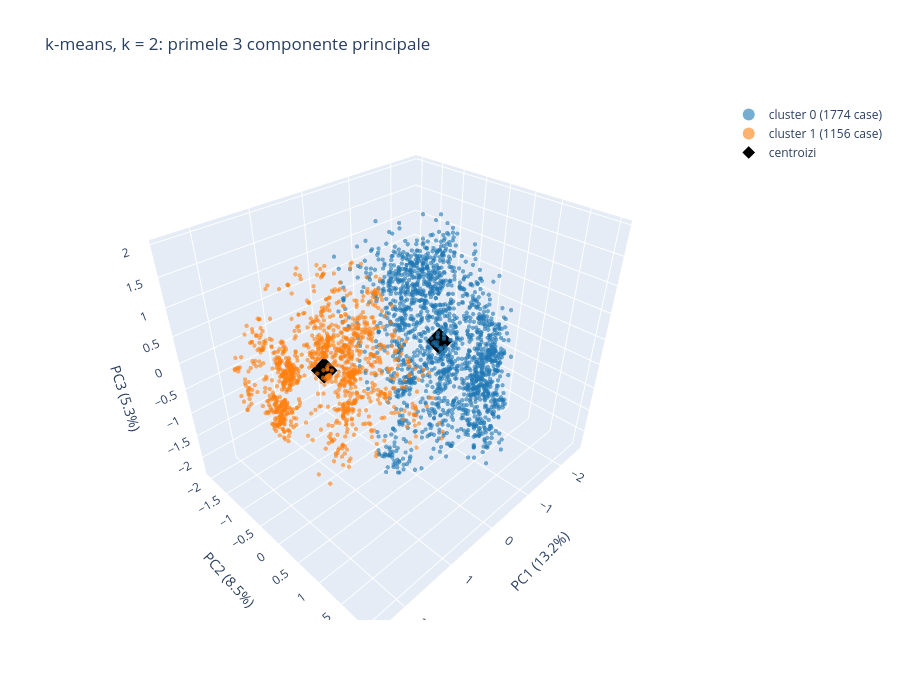
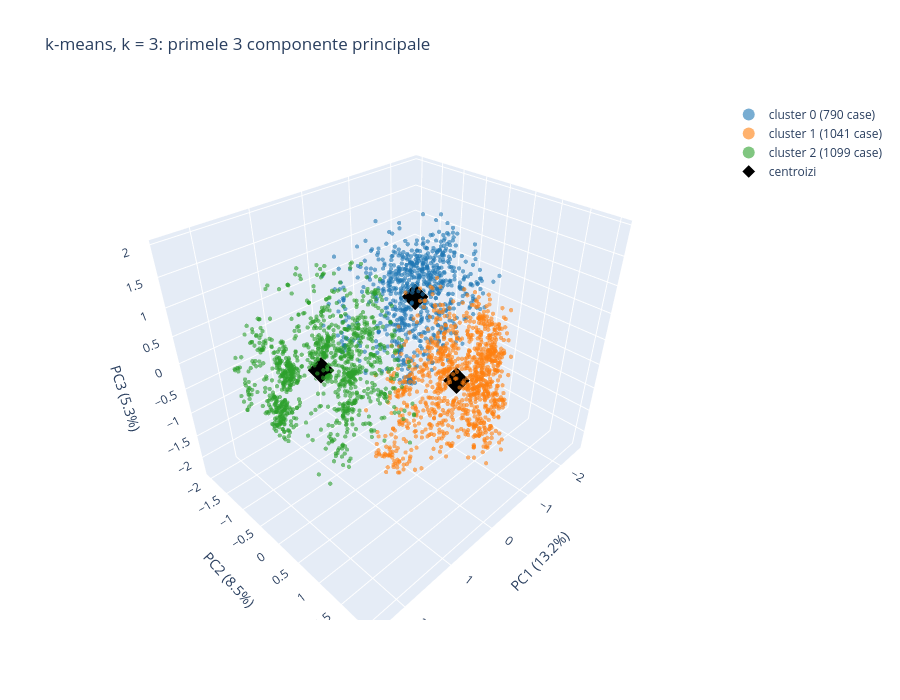
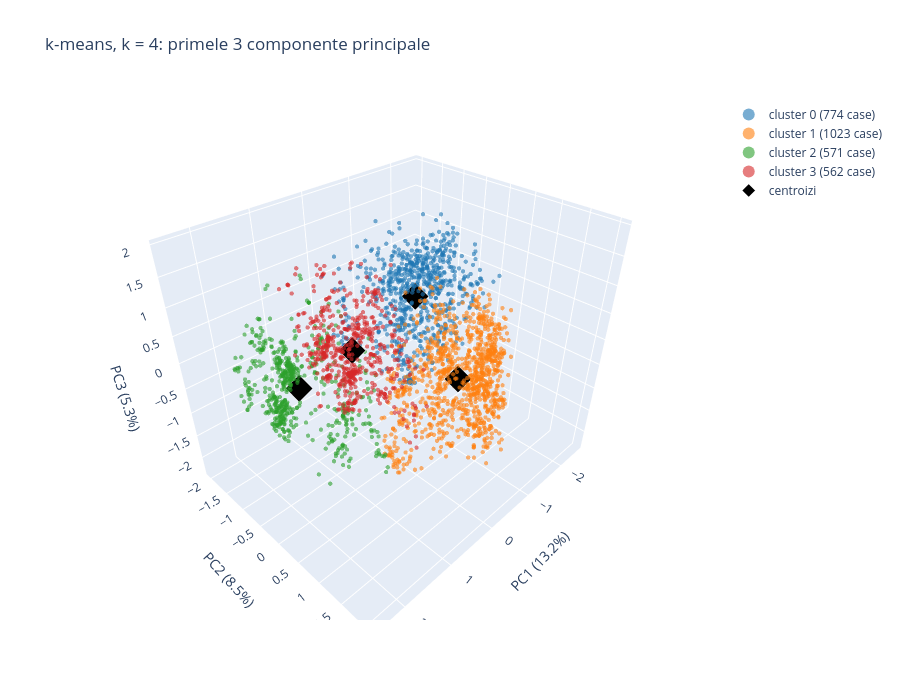

Source (notebook cell) for these figures, in order:
### Markdown cell above
## 3.3 Bonus a: grafice 3D interactive

Desenez primele 3 componente principale pentru k = 2, 3 și 4, cu casele colorate după cluster și centroizii ca romburi negre. Graficele se pot roti și mări, iar la hover apar cartierul, stilul, anul, suprafața și prețul casei. Culorile sunt aceleași ca în graficele 2D de mai sus.

Primele 3 componente explică împreună doar 27% din varianță, deci graficul arată o parte din date.

### Code cell
import plotly.graph_objects as go

TAB10 = ["#1f77b4", "#ff7f0e", "#2ca02c", "#d62728", "#9467bd", "#8c564b", "#e377c2", "#7f7f7f", "#bcbd22", "#17becf"]
evr = B["pca"].explained_variance_ratio_
hover = (raw["Neighborhood"] + " | " + raw["House Style"] + " | built " + raw["Year Built"].astype(str) + " | "
         + raw["Gr Liv Area"].astype(str) + " sqft | $" + raw["SalePrice"].map("{:,.0f}".format)).to_numpy()

def scatter3d_clustere(k):
    km, rm = models[k]["km"], models[k]["remap"]
    cent = km.cluster_centers_[sorted(rm, key=rm.get)]            # centroizii în ordinea clusterelor renumerotate
    fig = go.Figure()
    for c in range(k):
        m = labels[k] == c
        fig.add_trace(go.Scatter3d(x=Z[m, 0], y=Z[m, 1], z=Z[m, 2], mode="markers", name=f"cluster {c} ({m.sum()} case)",
                                   marker=dict(size=2.5, color=TAB10[c], opacity=0.6), text=hover[m], hoverinfo="text"))
    fig.add_trace(go.Scatter3d(x=cent[:, 0], y=cent[:, 1], z=cent[:, 2], mode="markers", name="centroizi",
                               marker=dict(size=9, symbol="diamond", color="black", line=dict(color="white", width=2)),
                               text=[f"centroid cluster {c}" for c in range(k)], hoverinfo="text"))
    fig.update_layout(title=f"k-means, k = {k}: primele 3 componente principale", height=700,
                      scene=dict(xaxis_title=f"PC1 ({evr[0]:.1%})", yaxis_title=f"PC2 ({evr[1]:.1%})",
                                 zaxis_title=f"PC3 ({evr[2]:.1%})"),
                      legend=dict(itemsizing="constant"))
    return fig

figuri_3d = {k: scatter3d_clustere(k) for k in [2, 3, 4]}
for k in [2, 3, 4]:
    figuri_3d[k].show()

### Figure 1 — Plotly figure (JSON) as saved in the notebook; plotly's stock layout.template omitted (floating-point values rounded to 4 significant figures; data arrays with more than 128 entries replaced by an {"elided": "..."} marker saying what was removed)
{"data": [{"hoverinfo": "text", "marker": {"color": "#1f77b4", "opacity": 0.6, "size": 2.5}, "mode": "markers", "name": "cluster 0 (1774 case)", "text": {"elided": "1774 str values"}, "type": "scatter3d", "x": {"elided": "1774 float values"}, "y": {"elided": "1774 float values"}, "z": {"elided": "1774 float values"}}, {"hoverinfo": "text", "marker": {"color": "#ff7f0e", "opacity": 0.6, "size": 2.5}, "mode": "markers", "name": "cluster 1 (1156 case)", "text": {"elided": "1156 str values"}, "type": "scatter3d", "x": {"elided": "1156 float values"}, "y": {"elided": "1156 float values"}, "z": {"elided": "1156 float values"}}, {"hoverinfo": "text", "marker": {"color": "black", "line": {"color": "white", "width": 2}, "size": 9, "symbol": "diamond"}, "mode": "markers", "name": "centroizi", "text": ["centroid cluster 0", "centroid cluster 1"], "type": "scatter3d", "x": [-0.8223, 1.262], "y": [0.1729, -0.2653], "z": [-0.0987, 0.1515]}], "layout": {"height": 700, "legend": {"itemsizing": "constant"}, "scene": {"xaxis": {"title": {"text": "PC1 (13.2%)"}}, "yaxis": {"title": {"text": "PC2 (8.5%)"}}, "zaxis": {"title": {"text": "PC3 (5.3%)"}}}, "title": {"text": "k-means, k = 2: primele 3 componente principale"}}}

### Figure 2 — Plotly figure (JSON) as saved in the notebook; plotly's stock layout.template omitted (floating-point values rounded to 4 significant figures; data arrays with more than 128 entries replaced by an {"elided": "..."} marker saying what was removed)
{"data": [{"hoverinfo": "text", "marker": {"color": "#1f77b4", "opacity": 0.6, "size": 2.5}, "mode": "markers", "name": "cluster 0 (790 case)", "text": {"elided": "790 str values"}, "type": "scatter3d", "x": {"elided": "790 float values"}, "y": {"elided": "790 float values"}, "z": {"elided": "790 float values"}}, {"hoverinfo": "text", "marker": {"color": "#ff7f0e", "opacity": 0.6, "size": 2.5}, "mode": "markers", "name": "cluster 1 (1041 case)", "text": {"elided": "1041 str values"}, "type": "scatter3d", "x": {"elided": "1041 float values"}, "y": {"elided": "1041 float values"}, "z": {"elided": "1041 float values"}}, {"hoverinfo": "text", "marker": {"color": "#2ca02c", "opacity": 0.6, "size": 2.5}, "mode": "markers", "name": "cluster 2 (1099 case)", "text": {"elided": "1099 str values"}, "type": "scatter3d", "x": {"elided": "1099 float values"}, "y": {"elided": "1099 float values"}, "z": {"elided": "1099 float values"}}, {"hoverinfo": "text", "marker": {"color": "black", "line": {"color": "white", "width": 2}, "size": 9, "symbol": "diamond"}, "mode": "markers", "name": "centroizi", "text": ["centroid cluster 0", "centroid cluster 1", "centroid cluster 2"], "type": "scatter3d", "x": [-1.257, -0.4273, 1.308], "y": [-0.803, 0.9053, -0.2803], "z": [0.1816, -0.3168, 0.1695]}], "layout": {"height": 700, "legend": {"itemsizing": "constant"}, "scene": {"xaxis": {"title": {"text": "PC1 (13.2%)"}}, "yaxis": {"title": {"text": "PC2 (8.5%)"}}, "zaxis": {"title": {"text": "PC3 (5.3%)"}}}, "title": {"text": "k-means, k = 3: primele 3 componente principale"}}}

### Figure 3 — Plotly figure (JSON) as saved in the notebook; plotly's stock layout.template omitted (floating-point values rounded to 4 significant figures; data arrays with more than 128 entries replaced by an {"elided": "..."} marker saying what was removed)
{"data": [{"hoverinfo": "text", "marker": {"color": "#1f77b4", "opacity": 0.6, "size": 2.5}, "mode": "markers", "name": "cluster 0 (774 case)", "text": {"elided": "774 str values"}, "type": "scatter3d", "x": {"elided": "774 float values"}, "y": {"elided": "774 float values"}, "z": {"elided": "774 float values"}}, {"hoverinfo": "text", "marker": {"color": "#ff7f0e", "opacity": 0.6, "size": 2.5}, "mode": "markers", "name": "cluster 1 (1023 case)", "text": {"elided": "1023 str values"}, "type": "scatter3d", "x": {"elided": "1023 float values"}, "y": {"elided": "1023 float values"}, "z": {"elided": "1023 float values"}}, {"hoverinfo": "text", "marker": {"color": "#2ca02c", "opacity": 0.6, "size": 2.5}, "mode": "markers", "name": "cluster 2 (571 case)", "text": {"elided": "571 str values"}, "type": "scatter3d", "x": {"elided": "571 float values"}, "y": {"elided": "571 float values"}, "z": {"elided": "571 float values"}}, {"hoverinfo": "text", "marker": {"color": "#d62728", "opacity": 0.6, "size": 2.5}, "mode": "markers", "name": "cluster 3 (562 case)", "text": {"elided": "562 str values"}, "type": "scatter3d", "x": {"elided": "562 float values"}, "y": {"elided": "562 float values"}, "z": {"elided": "562 float values"}}, {"hoverinfo": "text", "marker": {"color": "black", "line": {"color": "white", "width": 2}, "size": 9, "symbol": "diamond"}, "mode": "markers", "name": "centroizi", "text": ["centroid cluster 0", "centroid cluster 1", "centroid cluster 2", "centroid cluster 3"], "type": "scatter3d", "x": [-1.269, -0.4567, 1.305, 1.254], "y": [-0.8134, 0.9098, -0.9156, 0.3943], "z": [0.1807, -0.2979, -0.5218, 0.8234]}], "layout": {"height": 700, "legend": {"itemsizing": "constant"}, "scene": {"xaxis": {"title": {"text": "PC1 (13.2%)"}}, "yaxis": {"title": {"text": "PC2 (8.5%)"}}, "zaxis": {"title": {"text": "PC3 (5.3%)"}}}, "title": {"text": "k-means, k = 4: primele 3 componente principale"}}}
